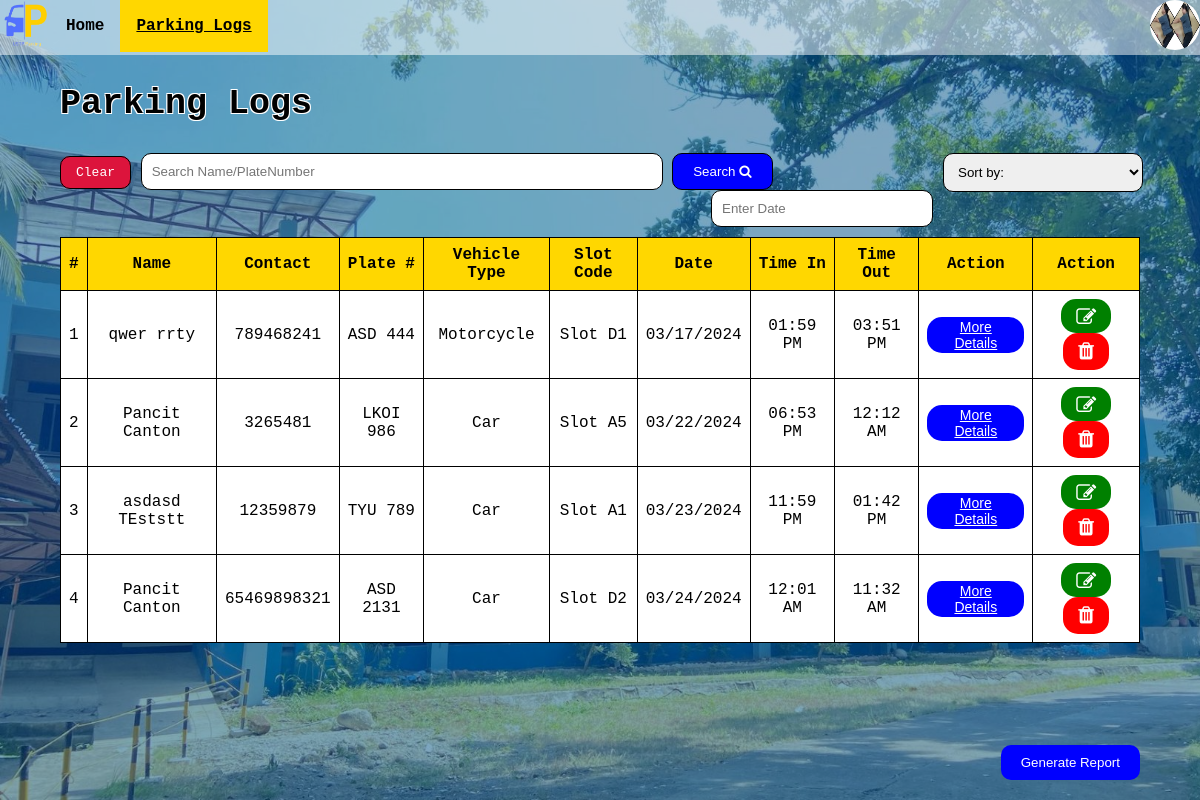
/archives.php?aid=13, run on the app's committed database.
### tables this page shows
CREATE TABLE `archives` (
  `id` int(9) NOT NULL,
  `Name` varchar(99) NOT NULL,
  `Contact_Number` varchar(99) NOT NULL,
  `Plate_Num` varchar(99) NOT NULL,
  `Vehicle_Type` varchar(99) NOT NULL,
  `Slot` varchar(99) NOT NULL,
  `SlotNumber` varchar(99) NOT NULL,
  `Slot_Code` varchar(99) NOT NULL,
  `Date` varchar(99) NOT NULL,
  `TimeIn` varchar(99) NOT NULL,
  `TimeOut` varchar(99) NOT NULL,
  `In_By` varchar(255) NOT NULL,
  `Out_By` varchar(255) NOT NULL
);

### archives.php (the view, shortened to what this page needs)
<!DOCTYPE html>
<html>
<head>
    <link rel="stylesheet" href="css/archives.css">
    <link rel="stylesheet" href="https://cdnjs.cloudflare.com/ajax/libs/font-awesome/4.7.0/css/font-awesome.min.css">
</head>
<body style="font-family: Monaco, monospace;" class="bg">
    <?php
require_once('config.php');
$user_id = isset($_GET['aid']) ? $_GET['aid'] : 0;
?>
<ul>
    <li>
        <img src="css/pics/1lgpnobg.png" alt="LFP Logo" class="logo">
    </li>
    <li><a href="dashb.php?aid=<?php echo $user_id; ?>">Home</a></li>
    <li><a class="active" href="archives.php?aid=<?php echo $user_id; ?>">Parking Logs</a></li>
    <?php
    if ($user_id != 0) {
        $query = "SELECT * FROM admin WHERE aid = $user_id";
        $result = $mysqli->query($query);
        if ($result && $result->num_rows > 0) {
            $row = $result->fetch_assoc();
            $profile_picture = $row['pic'];
            if (!empty($profile_picture)) {
                echo '<li style="float:right" class="profile-container">';
                echo '<img src="' . $profile_picture . '" alt="Profile Picture" class="profile-pic" onclick="toggleLogout()">';
                echo '</li>';
            }
        }
    }
    ?>
</ul>
<div class="content-container">
    <div class="search-container">
        <h2 class="h-w">Parking Logs</h2>
        <a class="clear-button" href="#" onclick="clearFilters()">Clear</a>
        <input type="text" id="search" placeholder="Search Name/PlateNumber" onkeyup="handleEnter(event)">
        <button class="search-button" onclick="search()">Search <i class="fa fa-search"></i></button>
        <select style="float:right" id="sort-by" onchange="sort()">
            <option value="none">Sort by:</option>
        </select>
        <input style="float:right" type="text" id="date-filter" placeholder="Enter Date" onkeyup="handleEnter(event)">
        <button class="generate-report-button" onclick="printData()">Generate Report</button>
    </div>
</div>
<div id="print-table-container" class="table-container">
<?php
include('config.php');
$recordsPerPage = 10;
$pageNumber = isset($_GET['page']) ? (int)$_GET['page'] : 1;
$offset = ($pageNumber - 1) * $recordsPerPage;
$query = "SELECT * FROM archives";
$query .= " LIMIT $offset, $recordsPerPage";
$result = $mysqli->query($query);
if ($result) {
    if ($result->num_rows > 0) {
        echo "<table>";
        echo "<tr>
                <th>#</th>
                <th>Name</th>
                <th>Contact</th>
                <th>Plate #</th>
                <th>Vehicle Type</th>
                <th>Slot Code</th>
                <th>Date</th>
                <th>Time In</th>
                <th>Time Out</th>
                <th>Action</th>
                <th>Action</th>
            </tr>";
        $counter = 1;
        while ($row = $result->fetch_assoc()) {
            echo '<tr>';
            echo '<td>' . $counter . '</td>';
            echo '<td>' . $row['Name'] . '</td>';
            echo '<td>' . $row['Contact_Number'] . '</td>';
            echo '<td>' . $row['Plate_Num'] . '</td>';
            echo '<td>' . $row['Vehicle_Type'] . '</td>';
            echo '<td>' . $row['Slot_Code'] . '</td>';
            echo '<td>' . $row['Date'] . '</td>';
            echo '<td>' . $row['TimeIn'] . '</td>';
            echo '<td>' . $row['TimeOut'] . '</td>';
            echo '<td> <button class="more-button" style="font-size:14px" onclick="showDetails(\'' . $row['Name'] . '\', \'' . $row['Contact_Number'] . '\', \'' . $row['Plate_Num'] . '\', \'' . $row['Vehicle_Type'] . '\', \'' . $row['Slot'] . '\', \'' . $row['SlotNumber'] . '\', \'' . $row['Slot_Code'] . '\', \'' . $row['Date'] . '\', \'' . $row['TimeIn'] . '\', \'' . $row['TimeOut'] . '\', \'' . $row['In_By'] . '\', \'' . $row['Out_By'] . '\')">More Details</button> </td>';
            echo '<td>
                    <a href="edit_arch.php?id=' . urlencode($row['id']) . '&aid=' . $user_id . '" class="edit-button"><i class="fa fa-edit" style="font-size:20px"></i></a>
                    <button class="out-button" style="font-size:20px" onclick="confirmDelete(\'' . $row['id'] . '\')"><i class="fa fa-trash"></i></button>
                    </td>';
            echo '</tr>';
            $counter++;
        }
        echo "</table>";
    } else {
        echo "<p>No data found in the archives.</p>";
    }
} else {
    echo "Error retrieving data from the database: " . $mysqli->error;
}
?>
</div>
</body>
</html>

### css/archives.css (style rules this page uses)
.bg:before { content: ""; position: fixed; top: 0; left: 0; width: 100%; height: 100%; z-index: -1; background-color: rgba(0, 83, 140, 0.5); }
.bg { background-image: url("pics/login_bg.jpg"); background-size: cover; height: 100vh; margin: 0; }
.h-w { color: black; text-shadow: -1px -1px 0 white, 1px -1px 0 white, -1px 1px 0 white, 1px 1px 0 white; font-size: 35px; }
.logo { max-width: 50px; height: 50px; }
ul { list-style-type: none; margin: 0; padding: 0; overflow: hidden; background-color: rgb(255, 255, 255, 0.5); }
li { float: left; }
li a { display: block; color: black; text-align: center; padding: 17px 16px; text-decoration: none; font-weight: bold; transition: background-color 0.5s, color 0.5s; }
.active { background-color: gold; color: black; }
.active { background-color: gold; color: black; text-decoration: underline; }
.logo { width: 50px; height: 50px; }
.table-container { display: flex; flex-direction: column; align-items: center; }
table { border-collapse: collapse; width: 90%; margin: 0 auto; }
td { border: 1px solid black; padding: 8px; text-align: center; background-color: white; }
th { background-color: gold; color: black; border: 1px solid black; padding: 8px; text-align: center; font-weight: bold; }
tr:nth-child(even) { background-color: white; }
.content-container { display: flex; flex-direction: column; margin-top: 0%; }
.search-container { text-align: left; margin-bottom: 10px; margin-left: 5%; }
#search { padding: 10px; border: 1px solid black; border-radius: 10px; width: 500px; }
#sort-by { padding: 10px; border: 1px solid black; border-radius: 10px; width: 200px; margin-right: 5%; }
#date-filter { padding: 10px; border: 1px solid black; border-radius: 10px; width: 200px; margin-right: 10px; }
.generate-report-button { background-color: blue; color: white; border: none; padding: 10px 20px; border-radius: 10px; position: fixed; bottom: 20px; right: 5%; cursor: pointer; }
.search-button { background-color: blue; color: white; border: 1px solid black; padding: 10px 20px; border-radius: 10px; cursor: pointer; }
.clear-button { background-color: crimson; color: white; border: 1px solid black; padding: 8px 15px; border-radius: 10px; cursor: pointer; text-decoration: none; font-size: 13px; }
.profile-pic { width: 50px; height: 50px; border-radius: 50%; cursor: pointer; }
.out-button { background-color: red; color: white; border: none; border-radius: 15px; padding: 7px 15px; text-decoration: none; cursor: pointer; transition: background-color 0.3s, color 0.3s; font-size: 30px; }
.more-button { background-color: blue; color: white; border: none; border-radius: 15px; padding: 2px 15px; text-decoration: underline; cursor: pointer; transition: background-color 0.3s, color 0.3s; font-size: 30px; }
.edit-button { background-color: green; color: white; border: none; border-radius: 15px; padding: 0px 15px; text-decoration: none; cursor: pointer; transition: background-color 0.3s, color 0.3s; font-size: 30px; }

### data on the page
archives: Name "qwer rrty", Contact_Number "789468241", Plate_Num "ASD 444", Vehicle_Type "Motorcycle", Slot_Code "Slot D1", Date "03/17/2024", TimeIn "01:59 PM", TimeOut "03:51 PM"
archives: Name "Pancit Canton", Contact_Number "3265481", Plate_Num "LKOI 986", Vehicle_Type "Car", Slot_Code "Slot A5", Date "03/22/2024", TimeIn "06:53 PM", TimeOut "12:12 AM"
archives: Name "asdasd TEststt", Contact_Number "12359879", Plate_Num "TYU 789", Vehicle_Type "Car", Slot_Code "Slot A1", Date "03/23/2024", TimeIn "11:59 PM", TimeOut "01:42 PM"
archives: Name "Pancit Canton", Contact_Number "65469898321", Plate_Num "ASD 2131", Vehicle_Type "Car", Slot_Code "Slot D2", Date "03/24/2024", TimeIn "12:01 AM", TimeOut "11:32 AM"
